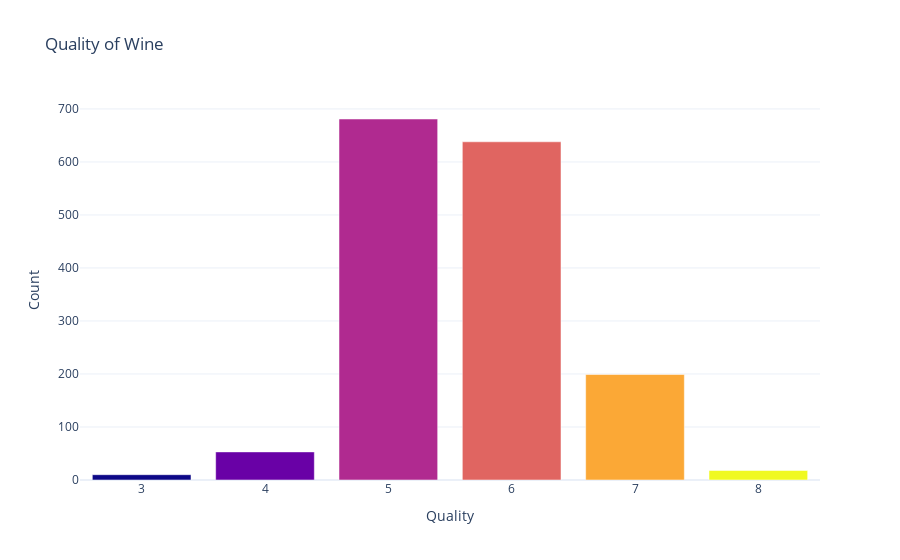

Here is the notebook cell this chart was saved with:
### Code cell
# Get the count of each quality category
quality_counts = df['quality'].value_counts()

# Extract the quality categories and their respective counts
quality_categories = quality_counts.index.tolist()
count = quality_counts.tolist()

# Create the bar chart
fig = go.Figure(data=go.Bar(
    x=quality_categories,
    y=count,
    marker=dict(color=quality_categories)  # Set the marker color sequence
))

# Set the layout with no specific theme
fig.update_layout(
    title='Quality of Wine',
    xaxis=dict(title='Quality'),
    yaxis=dict(title='Count'),
    template='plotly_white'  # Set the template to 'plotly_white'
)

# Display the chart
fig.show()

### Figure 1 — Plotly figure (JSON) as saved in the notebook; plotly's stock layout.template omitted (floating-point values rounded to 4 significant figures)
{"data": [{"marker": {"color": [5, 6, 7, 4, 8, 3]}, "type": "bar", "x": [5, 6, 7, 4, 8, 3], "y": [681, 638, 199, 53, 18, 10]}], "layout": {"title": {"text": "Quality of Wine"}, "xaxis": {"title": {"text": "Quality"}}, "yaxis": {"title": {"text": "Count"}}}}
